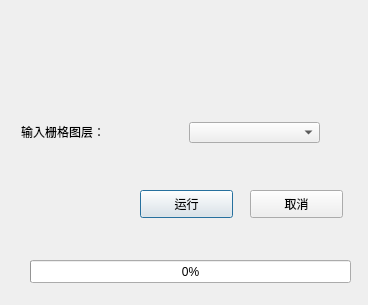
<?xml version="1.0" encoding="UTF-8"?>
<ui version="4.0">
 <class>EqualizeRasterWindowClass</class>
 <widget class="QDialog" name="EqualizeRasterWindowClass">
  <property name="geometry">
   <rect>
    <x>0</x>
    <y>0</y>
    <width>368</width>
    <height>305</height>
   </rect>
  </property>
  <property name="minimumSize">
   <size>
    <width>368</width>
    <height>305</height>
   </size>
  </property>
  <property name="maximumSize">
   <size>
    <width>368</width>
    <height>305</height>
   </size>
  </property>
  <property name="windowTitle">
   <string>均衡化栅格显示窗口</string>
  </property>
  <widget class="QLabel" name="label">
   <property name="geometry">
    <rect>
     <x>21</x>
     <y>122</y>
     <width>140</width>
     <height>20</height>
    </rect>
   </property>
   <property name="styleSheet">
    <string notr="true">font: 12pt &quot;黑体&quot;;</string>
   </property>
   <property name="text">
    <string>输入栅格图层：</string>
   </property>
  </widget>
  <widget class="QComboBox" name="comboBox">
   <property name="geometry">
    <rect>
     <x>189</x>
     <y>122</y>
     <width>131</width>
     <height>21</height>
    </rect>
   </property>
  </widget>
  <widget class="QPushButton" name="startpushButton">
   <property name="geometry">
    <rect>
     <x>140</x>
     <y>190</y>
     <width>93</width>
     <height>28</height>
    </rect>
   </property>
   <property name="text">
    <string>运行</string>
   </property>
  </widget>
  <widget class="QPushButton" name="cancelPushButton">
   <property name="geometry">
    <rect>
     <x>250</x>
     <y>190</y>
     <width>93</width>
     <height>28</height>
    </rect>
   </property>
   <property name="text">
    <string>取消</string>
   </property>
  </widget>
  <widget class="QProgressBar" name="progressBar">
   <property name="geometry">
    <rect>
     <x>30</x>
     <y>260</y>
     <width>321</width>
     <height>23</height>
    </rect>
   </property>
   <property name="value">
    <number>0</number>
   </property>
  </widget>
 </widget>
 <layoutdefault spacing="6" margin="11"/>
 <resources/>
 <connections/>
</ui>
